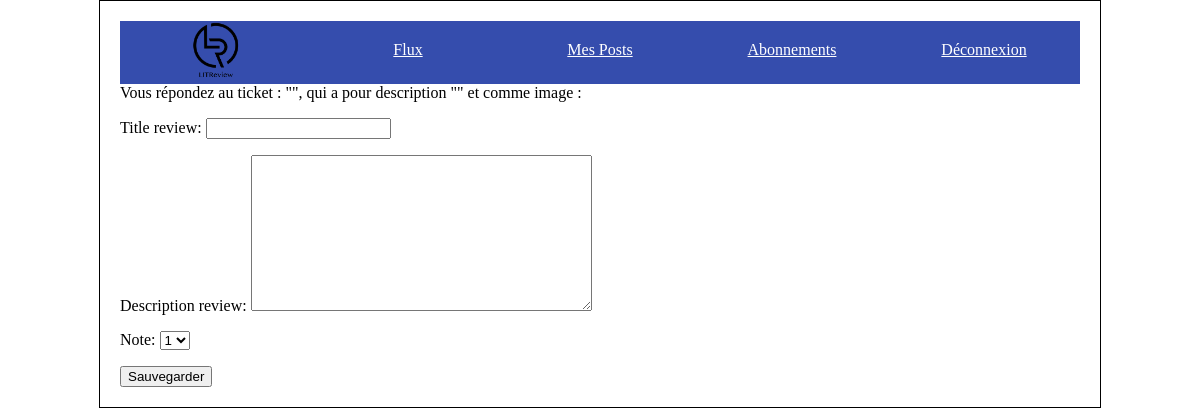
The page /flux/answer_ticket/8 (signed in) on the database as committed earlier.
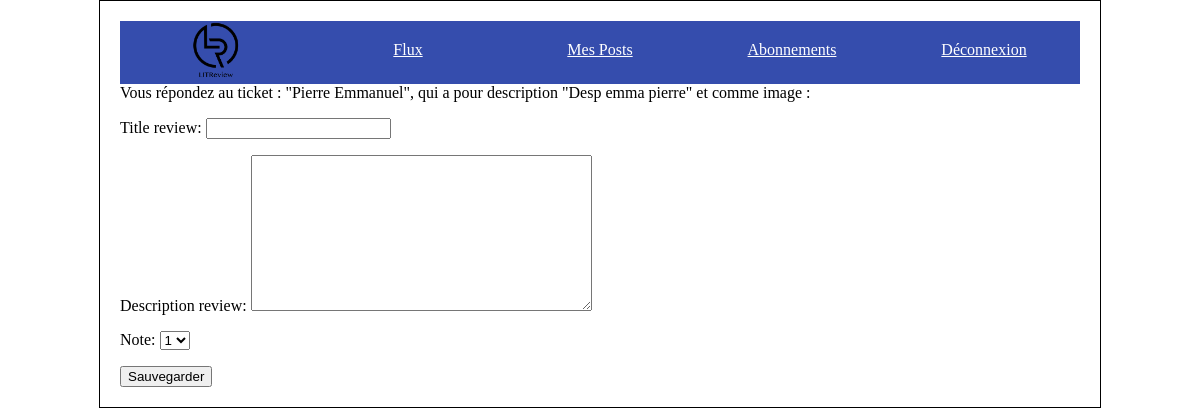
The same page on the database as committed later.
### ticketing/models.py (models this page shows, shortened)
class Ticket(models.Model):
    title = models.CharField(max_length=128)
    description = models.TextField(max_length=2038, blank=True)
    user: User = models.ForeignKey(to=settings.AUTH_USER_MODEL,
                                   on_delete=models.CASCADE)
    image = models.ImageField(upload_to='ticketing/%Y/%m/%d/', blank=True)
    created_at = models.DateTimeField(auto_now_add=True)
    updated_at = models.DateTimeField(auto_now=True)

### flux/views.py (the view, shortened to what this page needs)
# urls.py: path('answer_ticket/<int:pk>', views.ReviewCreateView.as_view(), name='answer_ticket'),
class ReviewCreateView(LoginRequiredMixin, CreateView):
    model = Review
    success_url = reverse_lazy('list_flux')
    fields = ['title_review', 'description_review', 'note', 'ticket']
    template_name = 'flux/review_form.html'
    def get_form(self, form_class=None):
        form = super().get_form( form_class)
        ticket_id = self.kwargs.get("pk")
        form.fields['ticket'].widget = forms.HiddenInput(attrs={'value':ticket_id})
        return form
    def get_context_data(self, **kwargs):
        context = super(ReviewCreateView, self).get_context_data(**kwargs)
        ticket_id = self.kwargs.get("pk")
        ticket = Ticket.objects.filter(id=ticket_id).first()
        context.update({
            'ticket': ticket,
        })
        return context

### templates/flux/review_form.html (shortened to what this page needs)
{% extends 'base_connected.html' %}
{% block content %}
    <div class="answer_ticket">
        Vous répondez au ticket : "{{ticket.title}}", qui a pour description "{{ticket.description}}" et comme image :
        <br />
    </div>
    <form method="post">{% csrf_token %}
        {{ form.as_p }}
        <input type="submit" value="Sauvegarder">
    </form>
{% endblock %}

Rows that differ between the two databases and show on the page:
added Ticket: title "Pierre Emmanuel", description "Desp emma pierre"
